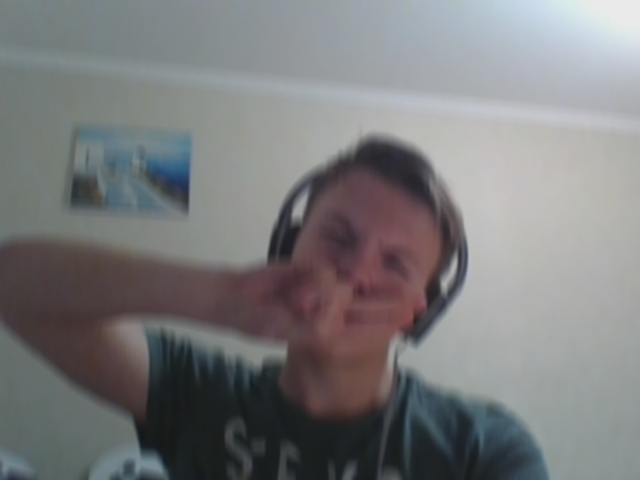
//> input picture ibm/lab5/image0.jpg, 640 x 480 px
$ ./porog   (built with g++ and OpenCV 4)
//> lines starting //> are read from the running program, lines starting //| are printed output that depends on the picture; after the words box and inside, x2 and y2 are one past the last pixel; in counts of white or black regions, pixels touching at a corner belong together
#include <stdlib.h>
#include <stdio.h>

#include "opencv2/videoio.hpp"
#include "opencv2/highgui.hpp"
#include "opencv2/imgproc.hpp"

int main(int argc, char* argv[])
{
        IplImage *src=0, *dst=0, *dst2=0;

        // имя картинки задаётся первым параметром
        char* filename = argc >= 2 ? argv[1] : (char *)"Image0.jpg";
        // получаем картинку
        src = cvLoadImage(filename, 0);
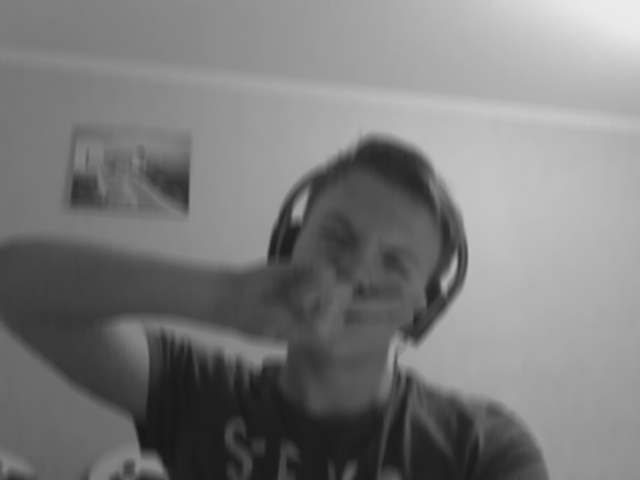
//> src: 480 rows x 640 cols, CV_8UC1; min 22, max 235, mean 123.1

        printf("[i] image: %s\n", filename);
        assert( src != 0 );

        // покажем изображение
        cvNamedWindow( "original", 1 );
        cvShowImage( "original", src );

        dst = cvCreateImage( cvSize(src->width, src->height), IPL_DEPTH_8U, 1);
        dst2 = cvCreateImage( cvSize(src->width, src->height), IPL_DEPTH_8U, 1);

        cvThreshold(src, dst, 50, 250, CV_THRESH_BINARY);
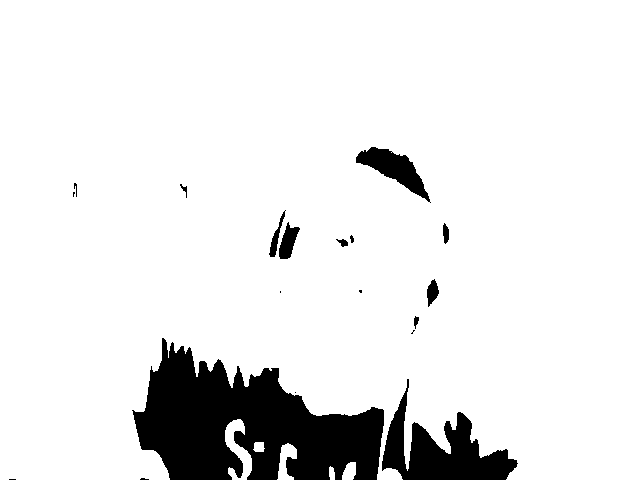
//> dst: 480 rows x 640 cols, CV_8UC1; values 0 (black) and 250 (white), 90.6% white; 19 black regions (7 under 20 px), largest, box (x1, y1, x2, y2) and area: (132, 338, 384, 480) 20702, (382, 379, 518, 480) 5499, (356, 147, 431, 203) 1575
        cvAdaptiveThreshold(src, dst2, 250, CV_ADAPTIVE_THRESH_GAUSSIAN_C, CV_THRESH_BINARY, 7, 1);
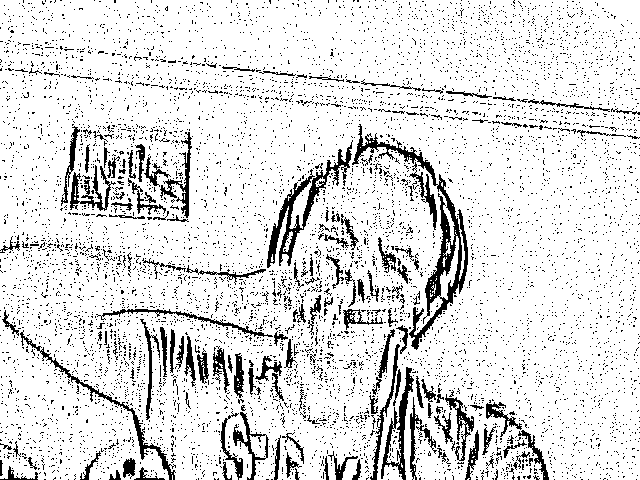
//> dst2: 480 rows x 640 cols, CV_8UC1; values 0 (black) and 250 (white), 87.5% white; black in thin lines or dots

        // показываем результаты
        cvNamedWindow( "cvThreshold", 1 );
        cvShowImage( "cvThreshold", dst);
        cvNamedWindow( "cvAdaptiveThreshold", 1 );
        cvShowImage( "cvAdaptiveThreshold", dst2);

        // ждём нажатия клавиши
        cvWaitKey(0);

        // освобождаем ресурсы
        cvReleaseImage(&src);
        cvReleaseImage(&dst);
        cvReleaseImage(&dst2);
        // удаляем окна
        cvDestroyAllWindows();
        return 0;
}
